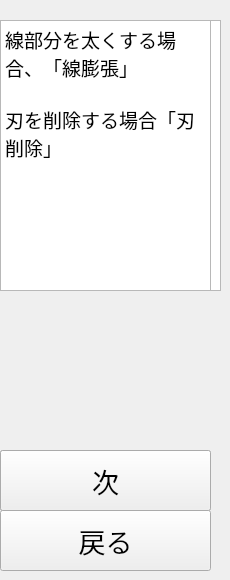
     <widget class="QWidget" name="page_9">
      <widget class="QTextEdit" name="textEdit_7">
       <property name="geometry">
        <rect>
         <x>0</x>
         <y>20</y>
         <width>221</width>
         <height>271</height>
        </rect>
       </property>
       <property name="html">
        <string>&lt;!DOCTYPE HTML PUBLIC &quot;-//W3C//DTD HTML 4.0//EN&quot; &quot;http://www.w3.org/TR/REC-html40/strict.dtd&quot;&gt;
&lt;html&gt;&lt;head&gt;&lt;meta name=&quot;qrichtext&quot; content=&quot;1&quot; /&gt;&lt;meta charset=&quot;utf-8&quot; /&gt;&lt;style type=&quot;text/css&quot;&gt;
p, li { white-space: pre-wrap; }
hr { height: 1px; border-width: 0; }
li.unchecked::marker { content: &quot;\2610&quot;; }
li.checked::marker { content: &quot;\2612&quot;; }
&lt;/style&gt;&lt;/head&gt;&lt;body style=&quot; font-family:'Yu Gothic UI'; font-size:9pt; font-weight:400; font-style:normal;&quot;&gt;
&lt;p style=&quot; margin-top:0px; margin-bottom:0px; margin-left:0px; margin-right:0px; -qt-block-indent:0; text-indent:0px;&quot;&gt;&lt;span style=&quot; font-family:'MS UI Gothic'; font-size:14pt;&quot;&gt;線部分を太くする場合、「線膨張」&lt;/span&gt;&lt;/p&gt;
&lt;p style=&quot;-qt-paragraph-type:empty; margin-top:0px; margin-bottom:0px; margin-left:0px; margin-right:0px; -qt-block-indent:0; text-indent:0px; font-family:'MS UI Gothic'; font-size:14pt;&quot;&gt;&lt;br /&gt;&lt;/p&gt;&lt;/body&gt;&lt;/html&gt;</string>
       </property>
      </widget>
      <widget class="QPushButton" name="PushButtonDXFNext2">
       <property name="geometry">
        <rect>
         <x>0</x>
         <y>450</y>
         <width>211</width>
         <height>61</height>
        </rect>
       </property>
       <property name="font">
        <font>
         <family>MS UI Gothic</family>
         <pointsize>20</pointsize>
        </font>
       </property>
       <property name="styleSheet">
        <string notr="true"/>
       </property>
       <property name="text">
        <string>マスクに反映</string>
       </property>
       <property name="checkable">
        <bool>false</bool>
       </property>
       <property name="checked">
        <bool>false</bool>
       </property>
       <property name="autoDefault">
        <bool>false</bool>
       </property>
       <property name="default">
        <bool>false</bool>
       </property>
       <property name="flat">
        <bool>false</bool>
       </property>
      </widget>
      <widget class="QPushButton" name="PushButtonDXFNext3">
       <property name="geometry">
        <rect>
         <x>0</x>
         <y>450</y>
         <width>211</width>
         <height>61</height>
        </rect>
       </property>
       <property name="font">
        <font>
         <family>MS UI Gothic</family>
         <pointsize>20</pointsize>
        </font>
       </property>
       <property name="styleSheet">
        <string notr="true"/>
       </property>
       <property name="text">
        <string>次</string>
       </property>
       <property name="checkable">
        <bool>false</bool>
       </property>
       <property name="checked">
        <bool>false</bool>
       </property>
       <property name="autoDefault">
        <bool>false</bool>
       </property>
       <property name="default">
        <bool>false</bool>
       </property>
       <property name="flat">
        <bool>false</bool>
       </property>
      </widget>
      <widget class="QPushButton" name="PushButtonDXFPrev3">
       <property name="geometry">
        <rect>
         <x>0</x>
         <y>510</y>
         <width>211</width>
         <height>61</height>
        </rect>
       </property>
       <property name="font">
        <font>
         <family>MS UI Gothic</family>
         <pointsize>20</pointsize>
        </font>
       </property>
       <property name="styleSheet">
        <string notr="true"/>
       </property>
       <property name="text">
        <string>戻る</string>
       </property>
       <property name="checkable">
        <bool>false</bool>
       </property>
       <property name="checked">
        <bool>false</bool>
       </property>
       <property name="autoDefault">
        <bool>false</bool>
       </property>
       <property name="default">
        <bool>false</bool>
       </property>
       <property name="flat">
        <bool>false</bool>
       </property>
      </widget>
      <widget class="QTextEdit" name="textEdit_14">
       <property name="geometry">
        <rect>
         <x>0</x>
         <y>20</y>
         <width>211</width>
         <height>271</height>
        </rect>
       </property>
       <property name="readOnly">
        <bool>true</bool>
       </property>
       <property name="html">
        <string>&lt;!DOCTYPE HTML PUBLIC &quot;-//W3C//DTD HTML 4.0//EN&quot; &quot;http://www.w3.org/TR/REC-html40/strict.dtd&quot;&gt;
&lt;html&gt;&lt;head&gt;&lt;meta name=&quot;qrichtext&quot; content=&quot;1&quot; /&gt;&lt;meta charset=&quot;utf-8&quot; /&gt;&lt;style type=&quot;text/css&quot;&gt;
p, li { white-space: pre-wrap; }
hr { height: 1px; border-width: 0; }
li.unchecked::marker { content: &quot;\2610&quot;; }
li.checked::marker { content: &quot;\2612&quot;; }
&lt;/style&gt;&lt;/head&gt;&lt;body style=&quot; font-family:'Yu Gothic UI'; font-size:9pt; font-weight:400; font-style:normal;&quot;&gt;
&lt;p style=&quot; margin-top:0px; margin-bottom:0px; margin-left:0px; margin-right:0px; -qt-block-indent:0; text-indent:0px;&quot;&gt;&lt;span style=&quot; font-family:'MS UI Gothic'; font-size:14pt;&quot;&gt;線部分を太くする場合、「線膨張」&lt;/span&gt;&lt;/p&gt;
&lt;p style=&quot;-qt-paragraph-type:empty; margin-top:0px; margin-bottom:0px; margin-left:0px; margin-right:0px; -qt-block-indent:0; text-indent:0px; font-family:'MS UI Gothic'; font-size:14pt;&quot;&gt;&lt;br /&gt;&lt;/p&gt;
&lt;p style=&quot; margin-top:0px; margin-bottom:0px; margin-left:0px; margin-right:0px; -qt-block-indent:0; text-indent:0px;&quot;&gt;&lt;span style=&quot; font-family:'MS UI Gothic'; font-size:14pt;&quot;&gt;刃を削除する場合「刃削除」&lt;/span&gt;&lt;/p&gt;&lt;/body&gt;&lt;/html&gt;</string>
       </property>
      </widget>
      <zorder>PushButtonDXFNext2</zorder>
      <zorder>textEdit_7</zorder>
      <zorder>PushButtonDXFNext3</zorder>
      <zorder>PushButtonDXFPrev3</zorder>
      <zorder>textEdit_14</zorder>
     </widget>
